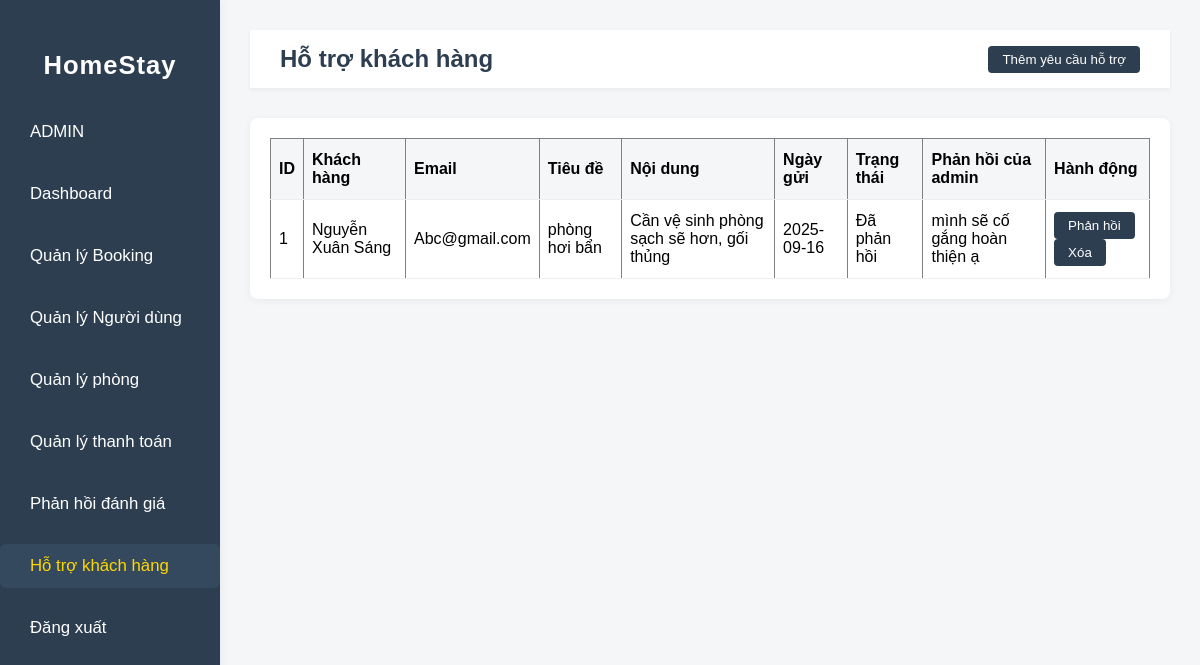
Screenshot of /php/support.php with the database file from the repository.
### tables this page shows
CREATE TABLE `support` (
  `id` int(11) NOT NULL,
  `customerName` varchar(100) DEFAULT NULL,
  `email` varchar(100) DEFAULT NULL,
  `titel` varchar(256) DEFAULT NULL,
  `content` text DEFAULT NULL,
  `dateSupport` date DEFAULT NULL,
  `statusSupport` varchar(50) DEFAULT NULL,
  `feedbacksp` text DEFAULT NULL
);

### php/support.php (the view, shortened to what this page needs)
<?php
include 'config.php';
?>
<!DOCTYPE html>
<html lang="en">
<head>
    <link rel="stylesheet" href="../style.css">
</head>
<body>
<div class="sidebar">
    <h2>HomeStay</h2>
    <ul>
        <li><a href="admin.php">ADMIN</a></li>
        <li><a href="adminDashboard.php">Dashboard</a></li>
        <li><a href="adminBooking.php">Quản lý Booking</a></li>
        <li><a href="adminUser.php">Quản lý Người dùng</a></li>
        <li><a href="rooms.php">Quản lý phòng</a></li>
        <li><a href="payment.php">Quản lý thanh toán</a></li>
        <li><a href="review.php">Phản hồi đánh giá</a></li>
        <li><a href="support.php" class="active">Hỗ trợ khách hàng</a></li>
        <li><a href="login.html">Đăng xuất</a></li>
    </ul>
</div>
<div class="main">
    <div class="header">
        <h1>Hỗ trợ khách hàng</h1>
        <button class="btn" onclick="showAddSupportForm()">Thêm yêu cầu hỗ trợ</button>
    </div>
    <div class="table-container">
        <table border="1" cellpadding="8" cellspacing="0">
            <thead>
                <tr>
                    <th>ID</th>
                    <th>Khách hàng</th>
                    <th>Email</th>
                    <th>Tiêu đề</th>
                    <th>Nội dung</th>
                    <th>Ngày gửi</th>
                    <th>Trạng thái</th>
                    <th>Phản hồi của admin</th>
                    <th>Hành động</th>
                </tr>
            </thead>
            <tbody>
            <?php
            $result = $conn->query("SELECT * FROM support ORDER BY id DESC");
            if($result->num_rows > 0){
                while($row = $result->fetch_assoc()){
                    echo "<tr>";
                    echo "<td>".$row['id']."</td>";
                    echo "<td>".$row['customerName']."</td>";
                    echo "<td>".$row['email']."</td>";
                    echo "<td>".$row['titel']."</td>";
                    echo "<td>".$row['content']."</td>";
                    echo "<td>".$row['dateSupport']."</td>";
                    echo "<td>".$row['statusSupport']."</td>";
                    echo "<td>".$row['feedbacksp']."</td>";
                    echo "<td>
                        <button class='btn' onclick='showReplySupportForm(".$row['id'].")'>Phản hồi</button>
                        <button class='btn' onclick='deleteSupport(".$row['id'].")'>Xóa</button>
                        </td>";
                    echo "</tr>";
                }
            } else {
                echo "<tr><td colspan='9'>Chưa có yêu cầu hỗ trợ nào</td></tr>";
            }
            ?>
            </tbody>
        </table>
    </div>
</div>
</body>
</html>

### style.css (style rules this page uses)
body { margin: 0; font-family: Arial, sans-serif; background: #f4f6f8; }
.sidebar { width: 220px; background: #2c3e50; color: #fff; min-height: 100vh; position: fixed; left: 0; top: 0; padding: 30px 0 0 0; box-shadow: 2px 0 8px rgba(0,0,0,0.05); }
.sidebar h2 { text-align: center; margin-bottom: 30px; font-size: 1.6rem; letter-spacing: 1px; font-weight: bold; }
.sidebar ul { list-style: none; padding: 0; margin: 0; }
.sidebar ul li { margin: 18px 0; }
.sidebar ul li a { color: #fff; text-decoration: none; padding: 12px 30px; display: block; border-radius: 6px; transition: background 0.2s; font-size: 1.05rem; }
.sidebar ul li a:hover, .sidebar ul li a.active { background: #34495e; color: #ffd700; }
.main { margin-left: 220px; padding: 30px; }
.header { background: #fff; padding: 15px 30px; box-shadow: 0 2px 4px rgba(0,0,0,0.05); margin-bottom: 30px; display: flex; justify-content: space-between; align-items: center; }
.header h1 { margin: 0; font-size: 24px; color: #2d3e50; }
.table-container { background: #fff; padding: 20px; border-radius: 8px; box-shadow: 0 2px 8px rgba(0,0,0,0.05); }
table { width: 100%; border-collapse: collapse; }
th, td { padding: 12px 8px; border-bottom: 1px solid #eee; text-align: left; }
th { background: #f4f6f8; }
.btn { padding: 6px 14px; background: #2d3e50; color: #fff; border: none; border-radius: 4px; cursor: pointer; }

### rows the page displays
support: id "1", customerName "Nguyễn Xuân Sáng", email "Abc@gmail.com", titel "phòng hơi bẩn", content "Cần vệ sinh phòng sạch sẽ hơn, gối thủng", dateSupport "2025-09-16", statusSupport "Đã phản hồi", feedbacksp "mình sẽ cố gắng hoàn thiện ạ"
